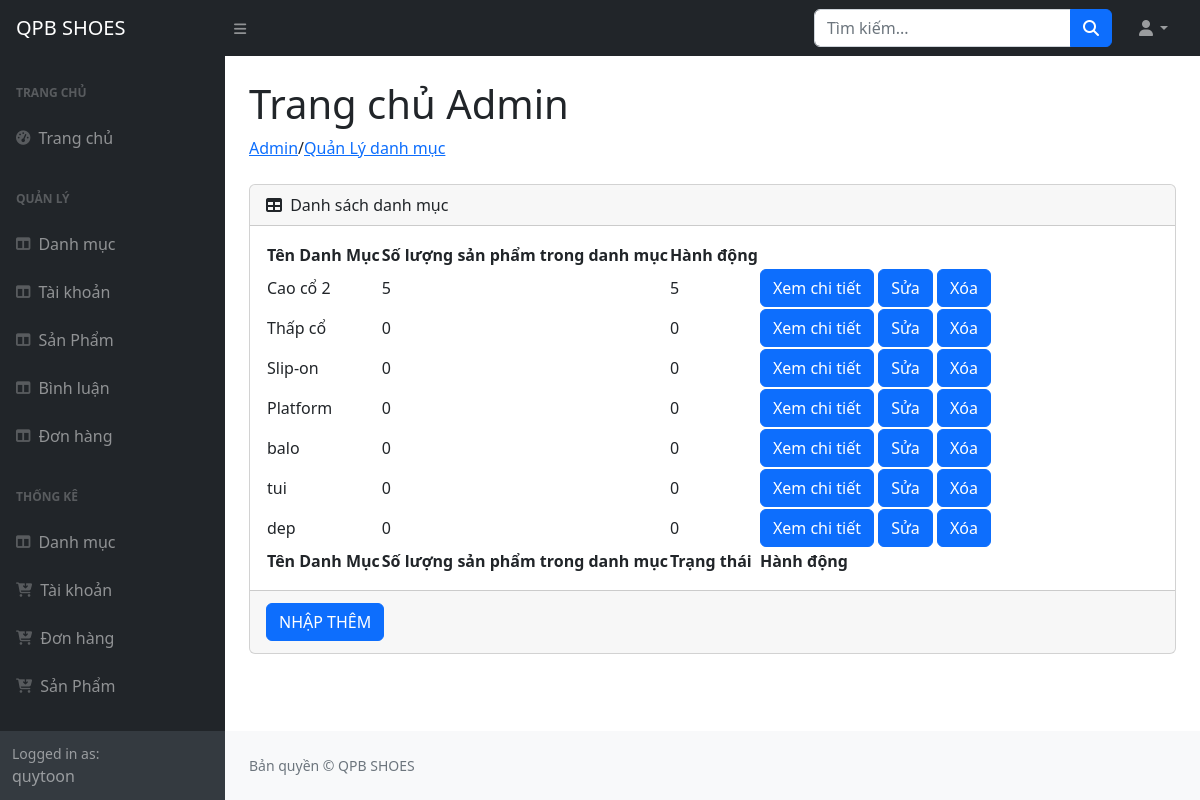
/admin/index.php?act=listdanhmuc (signed in), run on the app's committed database.
### tables this page shows
CREATE TABLE `danhmuc` (
  `idDanhMuc` int(11) NOT NULL,
  `tenDanhMuc` varchar(255) NOT NULL,
  `TrangThai` int(11) NOT NULL
);

### model/pdo.php (called while the page is built, shortened)
<?php
function pdo_get_connection()
{
    $servername = "localhost";
    $username = "root";
    $password = "";
    try {
        $conn = new PDO("mysql:host=$servername;dbname=pro1014-websitebangiaypoly-nhom12", $username, $password);
        $conn->setAttribute(PDO::ATTR_ERRMODE, PDO::ERRMODE_EXCEPTION);
        return $conn;
    } catch (PDOException $e) {
        echo "Connection failed: " . $e->getMessage();
    }
}
function pdo_query($sql)
{
    $sql_args = array_slice(func_get_args(), 1);
    try {
        $conn = pdo_get_connection();
        $stmt = $conn->prepare($sql);
        $stmt->execute($sql_args);
        $rows = $stmt->fetchAll();
        return $rows;
    } catch (PDOException $e) {
        throw $e;
    } finally {
        unset($conn);
    }
}
?>

### model/danhmuc.php (called while the page is built, shortened)
<?php
function loadall_danhmuc_admin()
{
    $sql = "SELECT a.*, COUNT(b.iddm) as SoLuong
    FROM danhmuc as a
    LEFT JOIN sanpham as b ON a.idDanhMuc = b.iddm
    GROUP BY a.idDanhMuc;";
    $listdanhmuc = pdo_query($sql);
    return ($listdanhmuc);
}
?>

### admin/danhmuc/listdanhmuc.php (the view, shortened to what this page needs)
/<a href="index.php?act=listdanhmuc">Quản Lý danh mục</a></li>
</ol>
<div class="card mb-4">
    <div class="card-header">
        <i class="fas fa-table me-1"></i>
        Danh sách danh mục
    </div>
    <div class="card-body">
        <table id="datatablesSimple">
            <thead>
                <tr>
                    <th>Tên Danh Mục</th>
                    <th>Số lượng sản phẩm trong danh mục</th>
                    <th>Hành động</th>
                </tr>
            </thead>
            <tfoot>
                <tr>
                    <th>Tên Danh Mục</th>
                    <th>Số lượng sản phẩm trong danh mục</th>
                    <th>Trạng thái</th>
                    <th>Hành động</th>
                </tr>
            </tfoot>
            <tbody>
                <?php
                foreach ($listdanhmuc as $key) {
                    extract($key);
                    $chitietdanhmuc = "index.php?act=chitietdanhmuc&idDanhMuc=" . $idDanhMuc;
                    $suadm = "index.php?act=updatedanhmuc&idDanhMuc=" . $idDanhMuc;
                    $xoadm = "index.php?act=xoadm&idDanhMuc=" . $idDanhMuc;
                    echo '<tr>
                                        <td>' . $tenDanhMuc . '</td>
                                        <td>' . $SoLuong . '</td>
                                        <td>' . $SoLuong . '</td>
                                        <td>
                                        <a href="' . $chitietdanhmuc . '"><input type="button" value="Xem chi tiết" class="btn btn-primary"></a>
                                        <a href="' . $suadm . '"><input type="button" value="Sửa" class="btn btn-primary"></a>
                                        <a href="' . $xoadm . '"><input type="button" value="Xóa" class="btn btn-primary" onclick="return confirm(\'Bạn có chắc chắn muốn xóa\')"></a></td>
                                        </td>
                                    </tr>';
                }
                ?>
            </tbody>
        </table>
    </div>
    <div class="card-footer">
        <a href="index.php?act=adddanhmuc"> <input class="btn btn-primary my-1" type="button" value="NHẬP THÊM"></a>
    </div>
</div>
</main>

### data on the page
danhmuc: tenDanhMuc "Cao cổ 2", SoLuong "5"
danhmuc: tenDanhMuc "Thấp cổ", SoLuong "0"
danhmuc: tenDanhMuc "Slip-on", SoLuong "0"
danhmuc: tenDanhMuc "Platform", SoLuong "0"
danhmuc: tenDanhMuc "balo", SoLuong "0"
danhmuc: tenDanhMuc "tui", SoLuong "0"
danhmuc: tenDanhMuc "dep", SoLuong "0"

### other printed values
$_SESSION['TenTaiKhoan']['TenTaiKhoan'] "quytoon"
